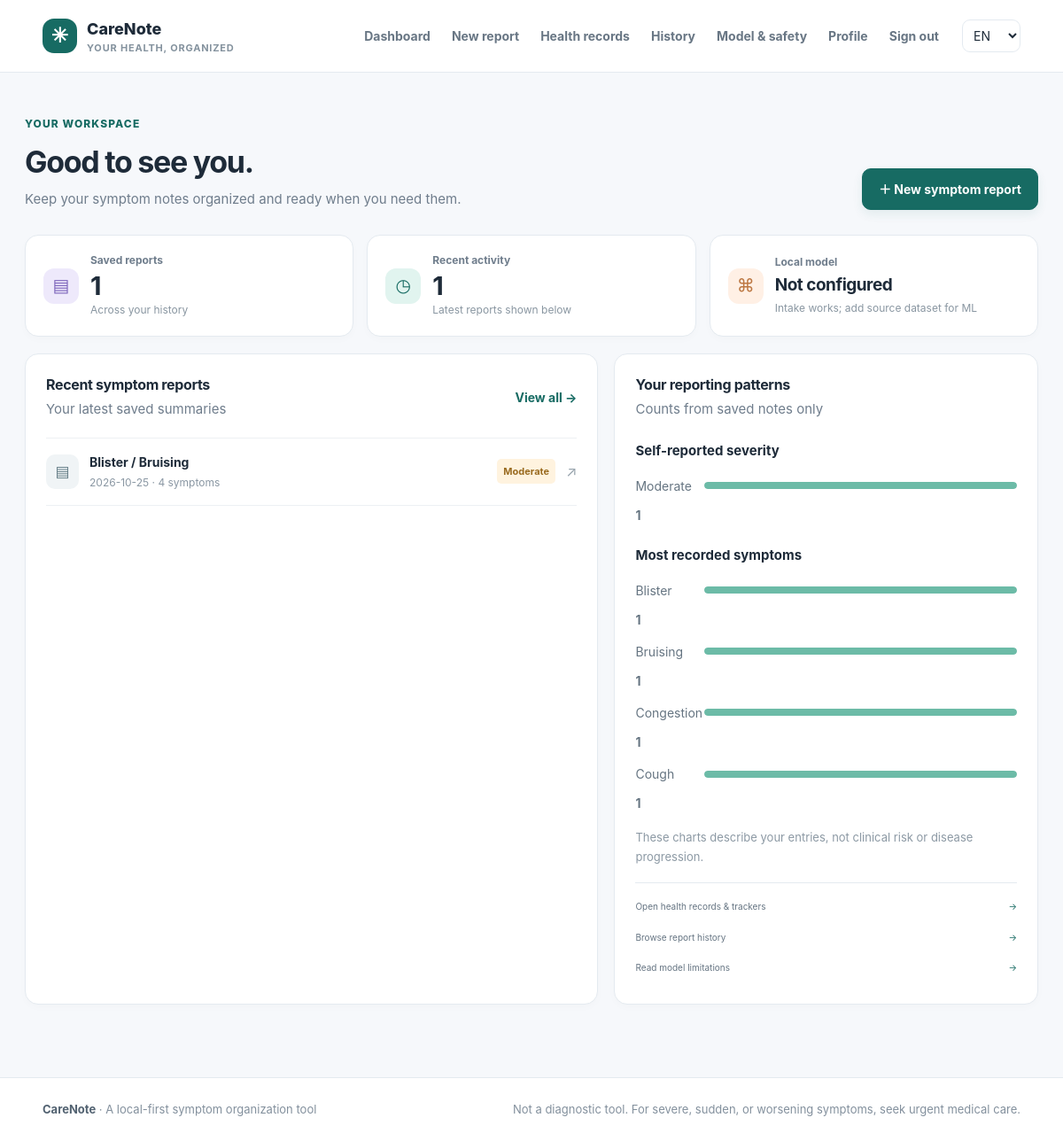
The app's page /dashboard (signed in) with its own data.
### tables this page shows
CREATE TABLE reports (
                id INTEGER PRIMARY KEY AUTOINCREMENT, user_id INTEGER NOT NULL,
                title TEXT NOT NULL DEFAULT 'Symptom summary', report_json TEXT NOT NULL,
                created_at TEXT NOT NULL, updated_at TEXT NOT NULL,
                FOREIGN KEY(user_id) REFERENCES users(id) ON DELETE CASCADE);

### app.py (the view)
    @app.get("/dashboard")
    @login_required
    def dashboard():
        with connect_db() as db: rows=db.execute("SELECT id,title,report_json,created_at,updated_at FROM reports WHERE user_id=? ORDER BY created_at DESC",(g.user["id"],)).fetchall()
        reports=[]; severity=Counter(); symptom_counts=Counter()
        for row in rows:
            data=json.loads(row["report_json"]); reports.append({"id":row["id"],"title":row["title"],"created_at":row["created_at"],"symptoms":data.get("symptoms",[]),"severity":data.get("severity","Unsure")})
            severity[data.get("severity","Unsure")]+=1; symptom_counts.update(data.get("symptoms",[]))
        severity_rows=[{"label": label, "count": count, "percent": round(count / max(1, sum(severity.values())) * 100)} for label, count in severity.most_common()]
        top_symptoms=[{"label": label, "count": count, "percent": round(count / max(1, symptom_counts.most_common(1)[0][1]) * 100)} for label, count in symptom_counts.most_common(6)]
        return render_template("dashboard.html",title="Dashboard",reports=reports[:5],total=len(reports),severity_rows=severity_rows,top_symptoms=top_symptoms,model_available=get_model().available)

### templates/dashboard.html
{% extends 'base.html' %}{% block content %}<section class="page-heading"><div><div class="eyebrow">YOUR WORKSPACE</div><h1>Good to see you.</h1><p>Keep your symptom notes organized and ready when you need them.</p></div><a class="button" href="{{ url_for('new_report') }}">＋ New symptom report</a></section>
<section class="stats-grid"><article class="stat-card"><span class="stat-icon lavender">▤</span><span class="stat-label">Saved reports</span><strong>{{ total }}</strong><small>Across your history</small></article><article class="stat-card"><span class="stat-icon mint">◷</span><span class="stat-label">Recent activity</span><strong>{{ reports|length }}</strong><small>Latest reports shown below</small></article><article class="stat-card"><span class="stat-icon peach">⌘</span><span class="stat-label">Local model</span><strong class="stat-word">{% if model_available %}Available{% else %}Not configured{% endif %}</strong><small>{% if model_available %}Dataset-backed classifier loaded{% else %}Intake works; add source dataset for ML{% endif %}</small></article></section>
<section class="dashboard-grid"><article class="panel"><div class="panel-heading"><div><h2>Recent symptom reports</h2><p>Your latest saved summaries</p></div><a href="{{ url_for('report_history') }}" class="text-link">View all →</a></div>{% if reports %}<div class="report-list">{% for report in reports %}<a class="report-row" href="{{ url_for('report_detail',report_id=report.id) }}"><span class="report-file">▤</span><span class="report-main"><strong>{{ report.title }}</strong><small>{{ report.created_at[:10] }} · {{ report.symptoms|length }} <span>symptoms</span></small></span><span class="severity severity-{{ report.severity|lower }}">{{ report.severity }}</span><span class="row-arrow">↗</span></a>{% endfor %}</div>{% else %}<div class="empty-state"><div class="empty-art">▤</div><h3>Your notebook starts here</h3><p>Create your first symptom summary to begin building a useful timeline.</p><a class="button button-small" href="{{ url_for('new_report') }}">Create first report</a></div>{% endif %}</article>
<article class="panel"><div class="panel-heading"><div><h2>Your reporting patterns</h2><p>Counts from saved notes only</p></div></div>{% if total %}<h3 class="chart-title">Self-reported severity</h3><div class="bar-chart">{% for item in severity_rows %}<div class="bar-row"><span>{{ item.label }}</span><div class="bar-track"><span style="width: {{ [[item.percent | default(0) | int, 0] | max, 100] | min }}%;"></span></div><strong>{{ item.count }}</strong></div>{% endfor %}</div><h3 class="chart-title">Most recorded symptoms</h3><div class="bar-chart">{% for item in top_symptoms %}<div class="bar-row"><span>{{ item.label }}</span><div class="bar-track"><span style="width: {{ [[item.percent | default(0) | int, 0] | max, 100] | min }}%;"></span></div><strong>{{ item.count }}</strong></div>{% endfor %}</div><p class="chart-footnote">These charts describe your entries, not clinical risk or disease progression.</p>{% else %}<div class="chart-placeholder"><div class="chart-line">⌁</div><p>Your trends will appear as you save reports.</p></div>{% endif %}<div class="quick-links"><a href="{{ url_for('health_records_page') }}">Open health records & trackers <span>→</span></a><a href="{{ url_for('report_history') }}">Browse report history <span>→</span></a><a href="{{ url_for('about_model') }}">Read model limitations <span>→</span></a></div></article></section>
{% endblock %}

### records on screen
reports: title "Blister / Bruising", created_at "2026-10-25", symptoms|length "4", severity "Moderate"

### other values on screen
{{ total }} "1"
{{ reports|length }} "1"
{{ item.label }} "Moderate"
{{ item.count }} "1"
{{ item.label }} "Blister" "Bruising" "Congestion" "Cough"
{{ item.count }} "1" "1" "1" "1"
